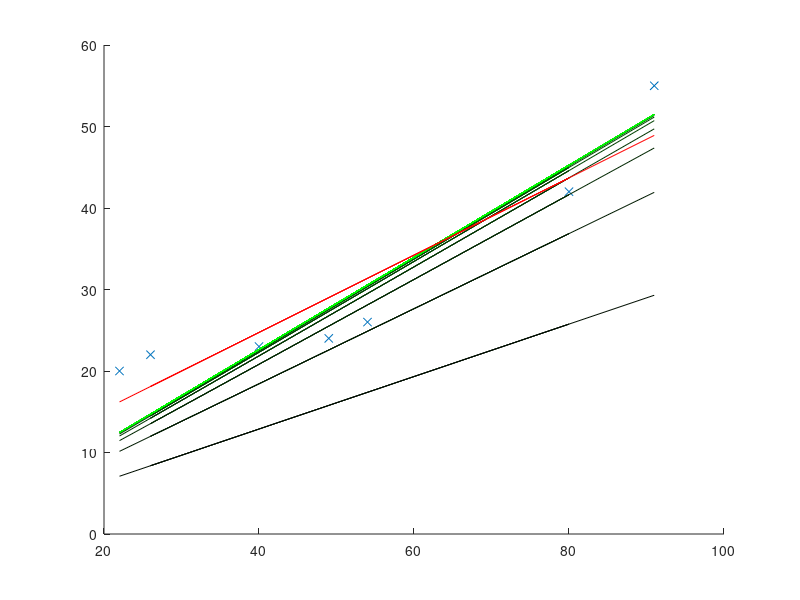

Reproduce this figure in MATLAB.
% Gradient descent algo for linear regression
% author: Nauman (recluze@gmail.com)
 
%set the data
X=[1 1 1 1 1 1 1; 22 49 80 26 40 54 91];
Y=[20 24 42 22 23 26 55];
hold on;
plot(X(2,:),Y, 'x');
 
% set the actual values of W
W = [5.775 0.474]';
YAct = (W' * X);
 
% GRADIENT DESCENT
W = zeros(2,1);     % initialize W to all zeros
m = size(X,2);      % number of instances
n = size(W,1);      % number of parameters
alpha = 0.000025;    % gradient descent step size
 
disp('Starting Weights:');
W
 
% 1) do the loop for W estimation using gradient descent ------------
for iter = 1 : 20 % let's just do 5 iterations for now ... not til convergence
% for each iteration
for i = 1 : n       % looping for each parameter W(i)
    % find the derivative of J(W) for all instances
    sum_j = 0;
    for j = 1 : m
        hW_j = 0;
        for inner_i = 1 : n
            hW_j = hW_j + W(inner_i) * X(inner_i,j);
        end
        sum_j = sum_j + ( (hW_j - Y(j)) * X(i,j) ) ;
    end
    % calculate new value of W(i)
    W(i) = W(i) - alpha * sum_j;
end
% plot the thingy
newY = (W' * X);
gColor = 0.05 * iter;
plot(X(2,:),newY, 'Color', [0 gColor 0]);
 
% end 1) ------------
end
% output the final weights
disp ('Final calculated weights');
W
% output actual weights from formula in Red W = [5.775 0.474]'
plot(X(2,:),YAct, 'Color',[1 0 0]);
% finish off
hold off;